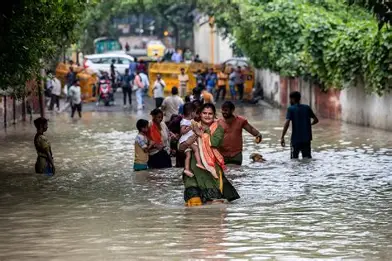
#> input picture Real Test Datas/Flood/flood 11.webp, 392 x 261 px, found by its file name; its folder holds only this picture in this run
$ python analyze_perspectives.py
#> lines starting #> are read from the running program, lines starting #| are printed output that depends on the picture
import os
import json
from PIL import Image
import numpy as np

folder = "Real Test Datas/Flood"
files = sorted(os.listdir(folder))

# We can analyze aspect ratio, perspective cues, vertical gradients, color distribution
details = {}

for fname in files:
    fpath = os.path.join(folder, fname)
    im = Image.open(fpath).convert('RGB')
#> im is the input picture: PIL image 392x261 RGB; mean R, G, B 115, 114.1, 101.3
    w, h = im.size
#> w = 392; h = 261
    arr = np.array(im)

    # Calculate color variance, gradients, sky presence (upper 20% blue/white)
    upper_band = arr[:int(h*0.2), :, :]
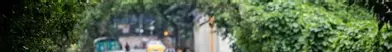
#> upper_band: shape (52, 392, 3); mean R, G, B 80.8, 99.4, 71.6
    mid_band = arr[int(h*0.2):int(h*0.7), :, :]
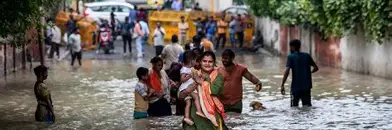
#> mid_band: shape (130, 392, 3); mean R, G, B 111, 103.6, 96
    lower_band = arr[int(h*0.7):, :, :]
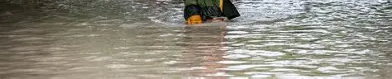
#> lower_band: shape (79, 392, 3); mean R, G, B 144.2, 141.1, 129.5

    # Sky detection proxy (high brightness, blue >= red in upper band)
    up_r, up_g, up_b = np.mean(upper_band[:, :, 0]), np.mean(upper_band[:, :, 1]), np.mean(upper_band[:, :, 2])
#> up_r = 80.79; up_g = 99.37; up_b = 71.57
    has_sky = (up_b >= up_r * 0.9) and (np.mean(upper_band) > 130)
#> has_sky = False

    # Ground water tint (brown/muddy vs blue/gray)
    low_r, low_g, low_b = np.mean(lower_band[:, :, 0]), np.mean(lower_band[:, :, 1]), np.mean(lower_band[:, :, 2])
#> low_r = 144.2; low_g = 141.1; low_b = 129.5

    details[fname] = {
        "width": w,
        "height": h,
        "aspect_ratio": round(w/h, 2),
        "upper_rgb": [round(up_r, 1), round(up_g, 1), round(up_b, 1)],
        "lower_rgb": [round(low_r, 1), round(low_g, 1), round(low_b, 1)],
        "has_sky": bool(has_sky)
    }

print("Analyzed", len(details), "images.")
#| Analyzed 1 images.

$ run again, on Real Test Datas/Flood/flood 18.jpg
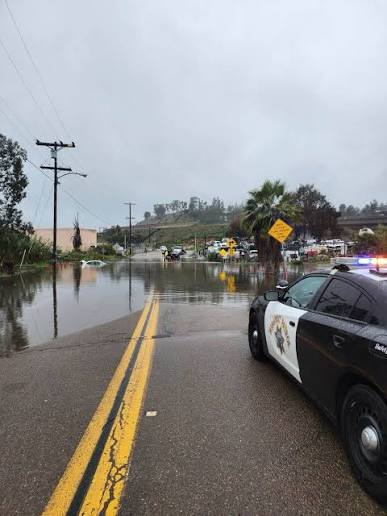
#> input picture Real Test Datas/Flood/flood 18.jpg, 387 x 516 px, found by its file name
#> im is the input picture: PIL image 387x516 RGB; mean R, G, B 142.5, 142.1, 142
#> `mid_band = arr[int(h*0.2):int(h*0.7), :, :]`:
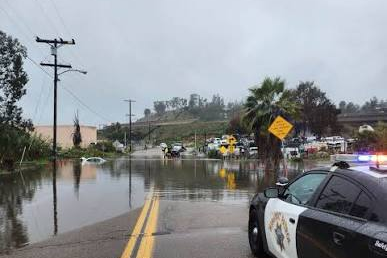
#> mid_band: shape (258, 387, 3); mean R, G, B 140.5, 143.3, 146.2
#> `lower_band = arr[int(h*0.7):, :, :]`:
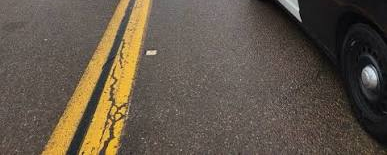
#> lower_band: shape (155, 387, 3); mean R, G, B 97.5, 86.1, 72.4
#> up_r = 215.1; up_g = 223.3; up_b = 236.2
#> has_sky = True
#> low_r = 97.5; low_g = 86.07; low_b = 72.43
#| Analyzed 1 images.

$ run again, on Real Test Datas/Flood/flood 20.webp
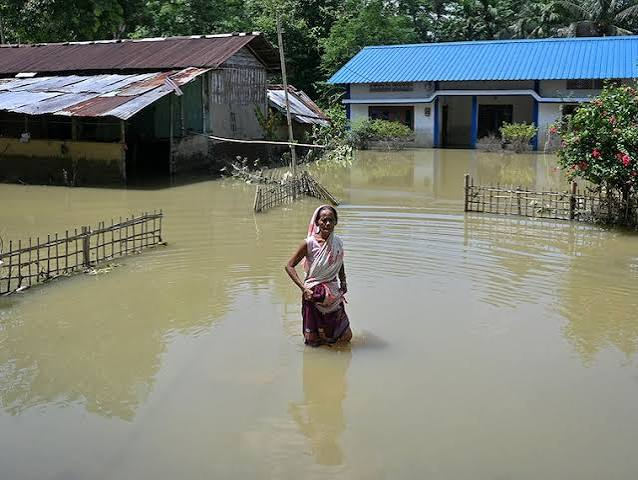
#> input picture Real Test Datas/Flood/flood 20.webp, 638 x 480 px, found by its file name
#> im is the input picture: PIL image 638x480 RGB; mean R, G, B 122.8, 126.7, 114.6
#> `mid_band = arr[int(h*0.2):int(h*0.7), :, :]`:
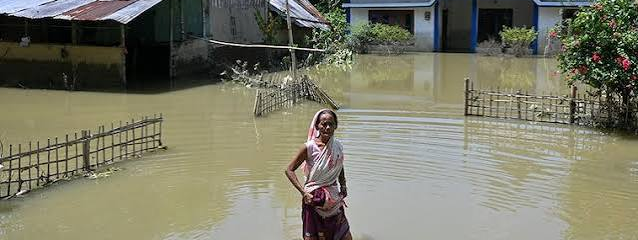
#> mid_band: shape (240, 638, 3); mean R, G, B 122.3, 121.7, 103.8
#> `lower_band = arr[int(h*0.7):, :, :]`:
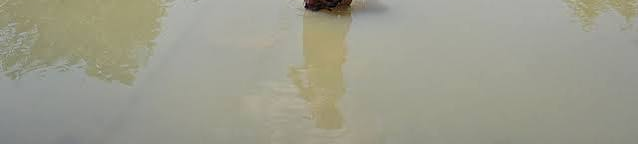
#> lower_band: shape (144, 638, 3); mean R, G, B 156.6, 156.6, 141.2
#> up_r = 73.62; up_g = 94.27; up_b = 101.7
#> has_sky = False
#> low_r = 156.6; low_b = 141.2
#| Analyzed 1 images.

$ run again, on Real Test Datas/Flood/flood 21.webp
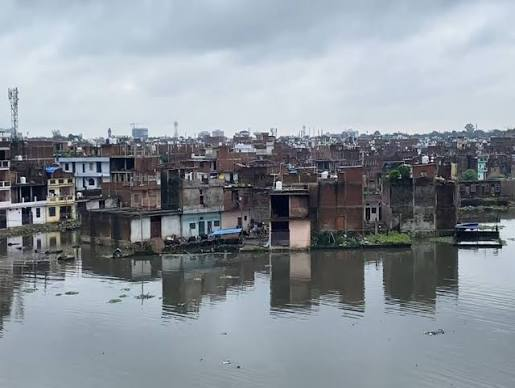
#> input picture Real Test Datas/Flood/flood 21.webp, 515 x 388 px, found by its file name
#> im is the input picture: PIL image 515x388 RGB; mean R, G, B 139, 146.9, 154.7
#> `mid_band = arr[int(h*0.2):int(h*0.7), :, :]`:
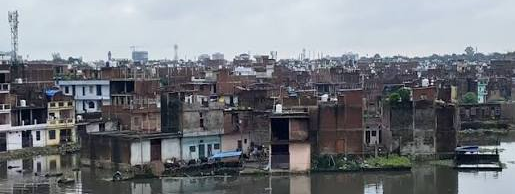
#> mid_band: shape (194, 515, 3); mean R, G, B 118.4, 122.1, 127.7
#> `lower_band = arr[int(h*0.7):, :, :]`:
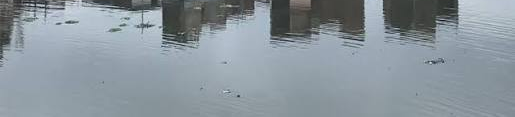
#> lower_band: shape (117, 515, 3); mean R, G, B 138.4, 148.9, 156.6
#> up_r = 192; up_g = 206.1; up_b = 219.9
#> has_sky = True
#> low_r = 138.4; low_g = 148.9; low_b = 156.6
#| Analyzed 1 images.

$ run again, on Real Test Datas/Flood/flood 12.webp
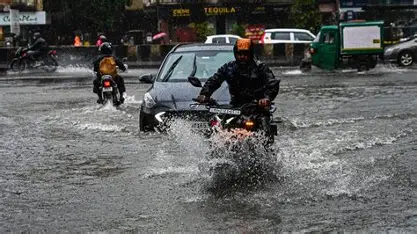
#> input picture Real Test Datas/Flood/flood 12.webp, 417 x 234 px, found by its file name
#> im is the input picture: PIL image 417x234 RGB; mean R, G, B 94.2, 95.4, 94.3
#> `mid_band = arr[int(h*0.2):int(h*0.7), :, :]`:
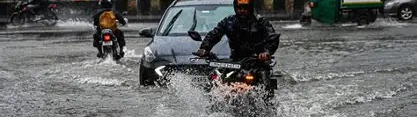
#> mid_band: shape (117, 417, 3); mean R, G, B 101.3, 103.1, 102.8
#> `lower_band = arr[int(h*0.7):, :, :]`:
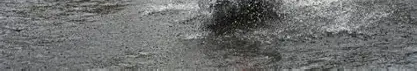
#> lower_band: shape (71, 417, 3); mean R, G, B 109.6, 111.4, 110.7
#> up_r = 52.17; up_g = 51.29; up_b = 47.58
#> has_sky = False
#> low_r = 109.6; low_g = 111.4; low_b = 110.7
#| Analyzed 1 images.
